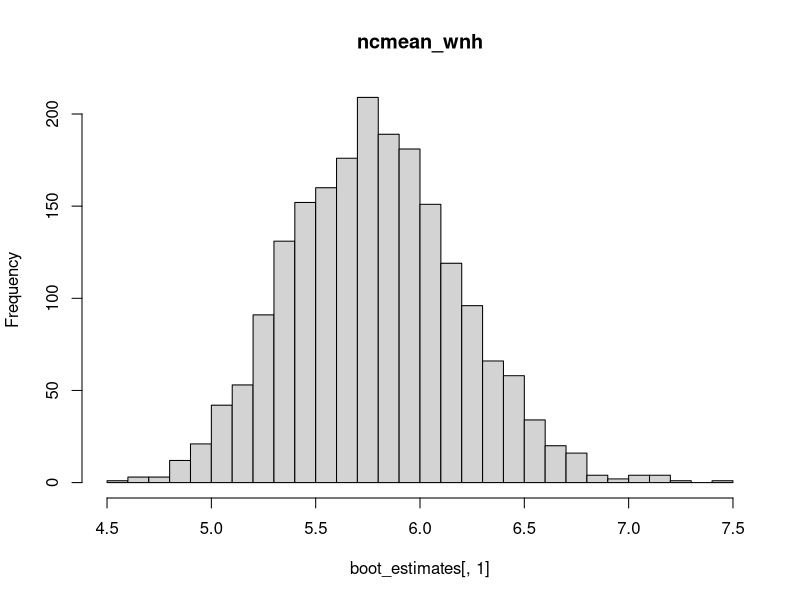
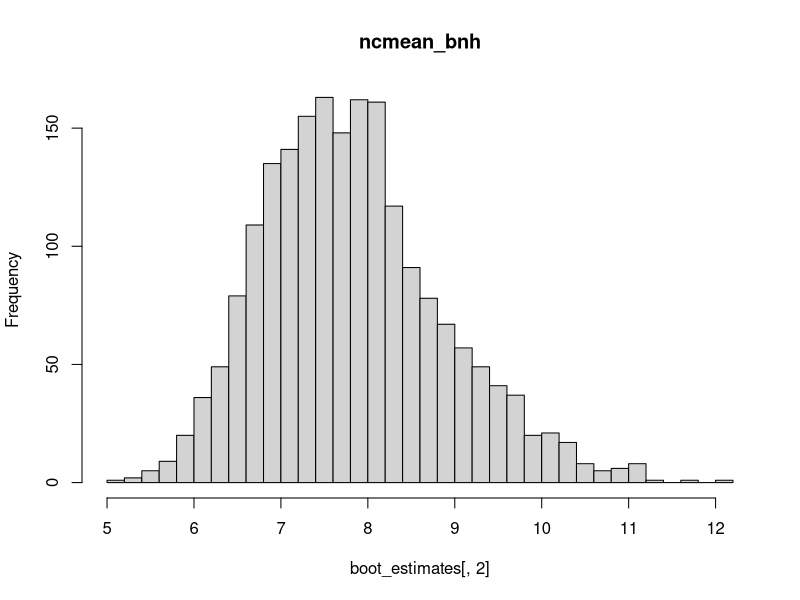
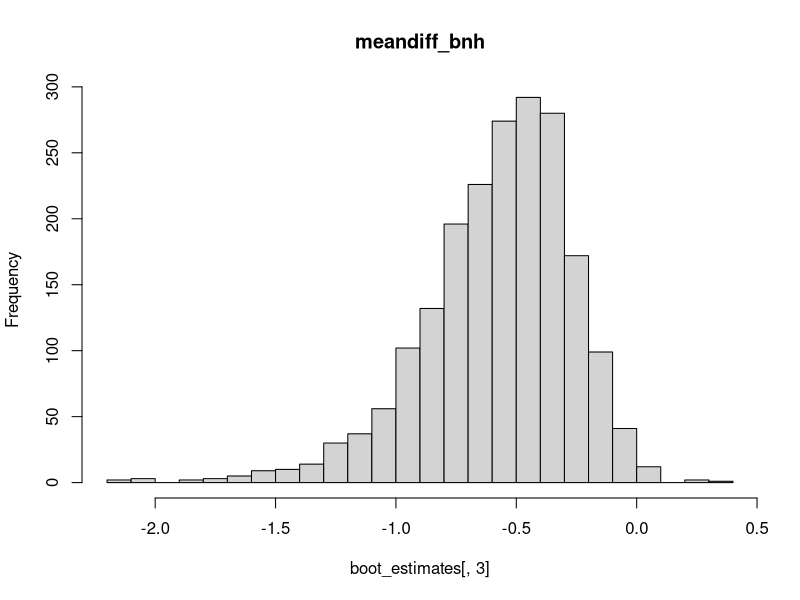
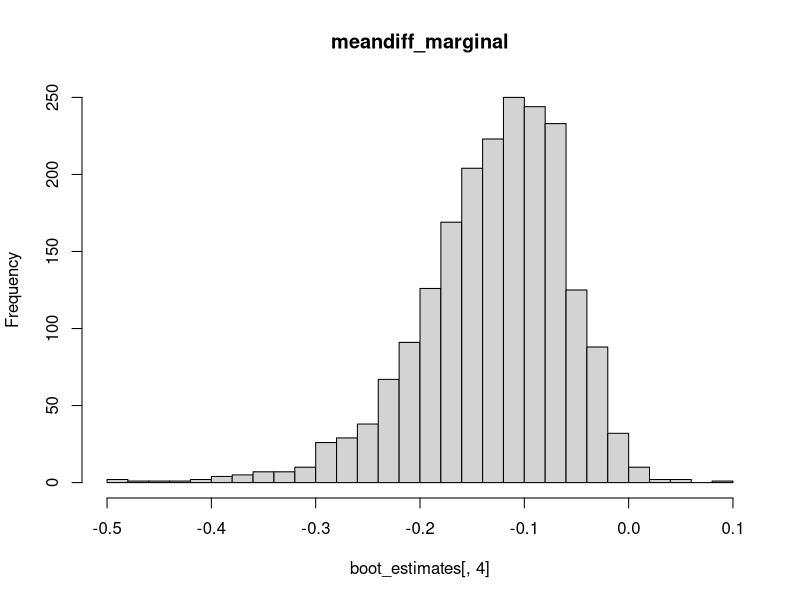
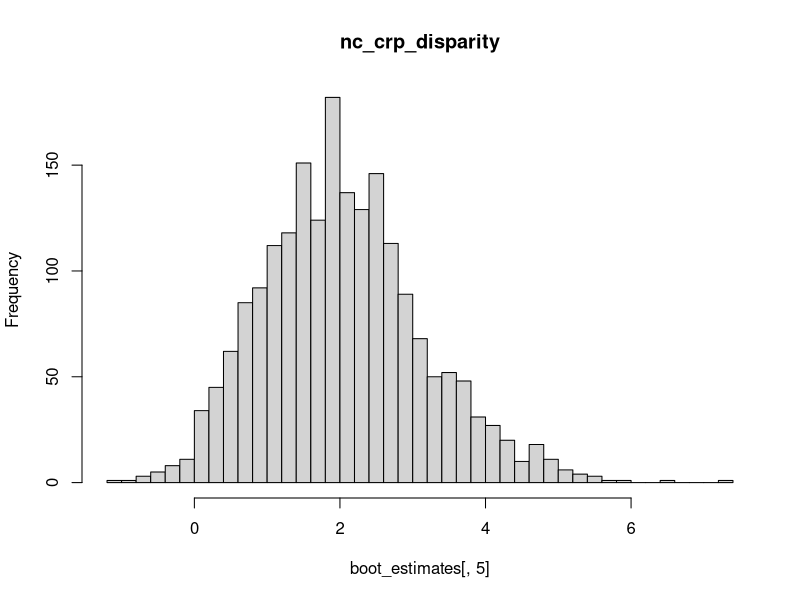
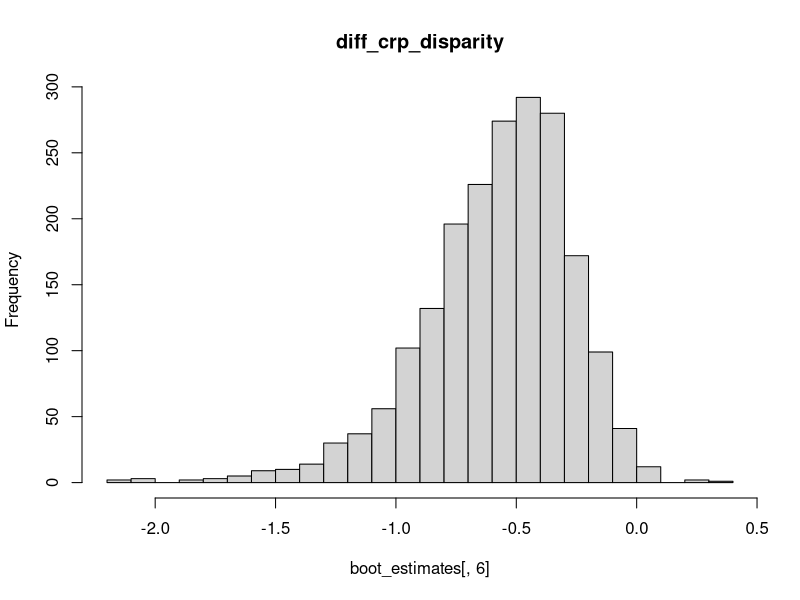

Here is the R script that generated these plots, in order:
######################################################################################################################
# Author: Alex Keil
# Program: g_computation.R
# Language: R
# Date: August 2022
# Project: Environmental justice bootcamp
# Description: Carry out g-computation analysis of a plasmode simulated dataset
#  to demonstrate a method for estimating impacts of exposure inequity. See
#  accompanying slides for details
#
# User notes: the only necessary change you will need to make is on line 21, 
#  where you will need to specify the path to the directory in which 
#  plasmode_data_nhanes.csv is stored
#
# Keywords: environmental justice, causal inference, disparities
# Released under the GNU General Public License: http://www.gnu.org/copyleft/gpl.html
######################################################################################################################

library(readr)
library(dplyr)
library(ggplot2)

# CHANGE ME TO A LOCAL PATH WHERE THE DATA ARE STORED
pth = "~/temp/ej/data/"
setwd(pth)


# select analytic variables (ignore NHANES weights for now)
dat <- read_csv("plasmode_data_nhanes.csv", show_col_types = FALSE)

##############################################################################
# Basic notes:
#  g-computation involves 2 primary steps: 
#    1) fitting models for the data
#    2) making predictions from those models
#  Many details go into those steps, which are given below. Sometimes I leave
#   in a few different options for accomplishing similar tasks in hopes that
#   this code can be adapted for different uses.
#
#  Please send questions or comments to alex.keil@nih.gov
# 
##############################################################################

##############################################################################
# Programming notes:
# Much of the computation occurs within custom made functions written below
#  This approach can hurt readability, but is useful for code useability
#  and adaptability to new problems. The alternative to just code everything
#  directly without functions is possible, but is more error prone and is
#  harder to adapt because every variable name would need to be changed to 
#  use on new data.
##############################################################################

##############################################################################
##############################################################################
# step 1: fit a model for the outcome
##############################################################################
##############################################################################

# r-style formula (linear function of exposures)
#  See nhanes descriptions of each of these variable names (2013-2014 data)
# https://wwwn.cdc.gov/Nchs/Nhanes/search/datapage.aspx?Component=Examination&CycleBeginYear=2013
# "lbxhscrp_plasmode" is a simulated outcome based on lbxhscrp
# "female" is obtained by simply subtracting 1 from the gender variable
# "dmdeduc2_alt" groups value 7 (uknown) with value 5 (college or above)
#   This was done for convenience rather than principle (but it was a single observation)
#   and can be considered a single imputation approach
form1 = lbxhscrp_plasmode ~ urxop1 + urxop2 + lbxbcd + lbxbpb +
  ridageyr + I(ridageyr^2) + 
  bmxbmi + I(bmxbmi^2) + lbxcot +
  factor(ridreth1)+
  factor(dmdeduc2_alt)+
  female
fit1 <- glm(form1, data=dat, family = gaussian())
summary(fit1)
##############################################################################
##############################################################################
# step 2: create "intervention" datasets to reflect the contrasts of interest
##############################################################################
##############################################################################

# natural course (no intervention) - possibly using large Monte Carlo sample (see note below in step 3)
#dat_nc = dat[sample(1:nrow(dat), size=50000, replace=TRUE),]
#dat_nc = do.call(rbind, replicate(100, dat, simplify=FALSE)) # alternative to reduce randomness: make many copies of the observed data
dat_nc = dat # for a linear model, this is actually all that is needed (which makes this code very fast)
# data in which Black non-Hispanic participants have same geometric mean as White non-Hispanic participants
##############################################################################
# Section notes:
# intervention method used here: "stochastic intervention"
#   post-intervention exposure based off of proportional change in the observed exposure
#  where the proportion is based on geometric mean ratios. An "intervention" 
#  in g-computation (for the time-fixed case) is a simple as creating a new
#  dataset with manipulated exposure values. Here, 4 exposures are manipulated in 
#  the dataset "dat_wnh_stochastic"
##############################################################################


# getting geometric means
geometric_mean = function(x,...) exp(mean(log(x),...))
# joint "intervention" on both exposures of interest: need to 
#  first identify geometric mean exposures for racial/ethnic groups of interest
geomean_wnh1 = with(dat[dat$ridreth1==3,], geometric_mean(urxop1))
geomean_bnh1 = with(dat[dat$ridreth1==4,], geometric_mean(urxop1))
geomean_wnh2 = with(dat[dat$ridreth1==3,], geometric_mean(urxop2))
geomean_bnh2 = with(dat[dat$ridreth1==4,], geometric_mean(urxop2))
geomean_wnhcd = with(dat[dat$ridreth1==3,], geometric_mean(lbxbcd))
geomean_bnhcd = with(dat[dat$ridreth1==4,], geometric_mean(lbxbcd))
geomean_wnhpb = with(dat[dat$ridreth1==3,], geometric_mean(lbxbpb))
geomean_bnhpb = with(dat[dat$ridreth1==4,], geometric_mean(lbxbpb))

dat_wnh_stochastic = dat_nc %>%
  mutate(
    urxop1 = case_when(
      # new exposure for Black NH participants is obtained by dividing the original exposure by the geometric mean ratio
      # improve identifiability by ensuring that intervention exposures are in the same support as the observed exposures (i.e. they have the same LOD)
      ridreth1 == 4 ~ pmax(urxop1 / (geomean_bnh1/geomean_wnh1), min(urxop1)),
      TRUE ~ urxop1
    ),
    urxop2 = case_when(
      ridreth1 == 4 ~ pmax(urxop2 / (geomean_bnh2/geomean_wnh2), min(urxop2)),
      TRUE ~ urxop2
    ),
    lbxbcd = case_when(
      ridreth1 == 4 ~ pmax(lbxbcd / (geomean_bnhcd/geomean_wnhcd), min(lbxbcd)),
      TRUE ~ lbxbcd
    ),
    lbxbpb = case_when(
      ridreth1 == 4 ~ pmax(lbxbpb / (geomean_bnhpb/geomean_wnhpb), min(lbxbpb)),
      TRUE ~ lbxbpb
    )
  )
# confirm geometric means are (nearly) the same across Black/White participants
geometric_mean(dat_wnh_stochastic[dat_wnh_stochastic$ridreth1==3,]$urxop1)
geometric_mean(dat_wnh_stochastic[dat_wnh_stochastic$ridreth1==4,]$urxop1)




##############################################################################
##############################################################################
# step 3: predict outcomes from original model using intervention data sets
##############################################################################
##############################################################################


##############################################################################
# Section notes: 
#  generally, we need Monte Carlo sample to get mean outcomes under intervention.
#  Here, that is not needed because the outcome is untransformed and a linear 
#  model is used, but code to carry out the MC sampling is given in the previous
#  section
#  
##############################################################################
set.seed(1232) # for replicability only: results in practical examples should be robust to the seed value
#errsd =  predict(fit1, se.fit=TRUE)$residual.scale
errsd =  0  # this is a programming trick to make it easy to adapt to using a Monte Carlo
            # sample if needed. Just comment out this line and uncomment the previous line
ncpreds =   (predict(fit1, newdat= dat_nc) +             rnorm(nrow(dat_nc),0, errsd))
int1preds = (predict(fit1, newdat= dat_wnh_stochastic) + rnorm(nrow(dat_nc),0,errsd))
# natural course mean should be similar to orignal mean (may differ some according to simulation error)
#mean(ncpreds)
#mean(dat$lbxhscrp_plasmode)

##############################################################################
##############################################################################
# step 4: effect measure point estimates
##############################################################################
##############################################################################

##############################################################################
# Section notes: 
#  This uses the model predictions to calculate a population averaged additive 
#  change in CRP upon modifying the exposure distribution of Black, 
#  non-Hispanic participants to marginally resemble the exposure distribution 
#  of the White non-Hispanic participants
##############################################################################
bnhidx <- which(dat_nc$ridreth1 == 4)
wnhidx <- which(dat_nc$ridreth1 == 3)
# effect among Black, non-Hispanic participants
ncmean_bnh <- mean(ncpreds[bnhidx])
ncmean_wnh <- mean(ncpreds[wnhidx])
meandiff_bnh <- mean(int1preds[bnhidx]) - mean(ncpreds[bnhidx])
# effect in the population after only intervening among Black, non-Hispanic participants
meandiff_marginal <- mean(int1preds) - mean(ncpreds)
(nc_crp_disparity <- ncmean_bnh - ncmean_wnh)
# this will be identical to meandiff_bnh when there is no intervention among the
#  White NH participants
diff_crp_disparity <- (mean(int1preds[bnhidx]) - mean(int1preds[wnhidx])) - (nc_crp_disparity)

  
##############################################################################
##############################################################################
# step 4: non-parametric bootstrap for confidence interval estimation
##############################################################################
##############################################################################

##############################################################################
# Section notes: 
#  This just repeats everything that was done above, but does so repeatedly.
#  An efficient (and less readible) way to write code for g-computation is
#  to start out with something like the "bootiter" function below, and
#  just apply it to your original data instead of bootstrap resamples.
#  As a side effect, that approach is less prone to bugs (so if you do
#  see differences between the bootstrap approach and steps 1-3 above,
#  it may be a bug)
##############################################################################

# a function to perform a g-computation analysis of a single bootstrap dataset
bootiter <- function (dat, modelform=form1){
  # resample with replacement
  bootdat <- dat[sample(1:nrow(dat), replace=TRUE),]
  # if using MC sampling, use one of the two following lines instead of just setting dat_nc_boot = bootdat
  #dat_nc_boot = bootdat[sample(1:nrow(bootdat), size=50000, replace=TRUE),]
  #dat_nc_boot = do.call(rbind, replicate(100, bootdat, simplify=FALSE))
  dat_nc_boot = bootdat
  # fit model
  fitboot <- glm(modelform, data=bootdat, family = gaussian())
  # joint "intervention" on both exposures of interest
  # re-estimate geometric means (implies slightly different intervention,
  #  which accounts for the uncertainty in the intervention based on 
  #  sampling variability)
  geomean_wnh1 =  with(bootdat[bootdat$ridreth1==3,], geometric_mean(urxop1))
  geomean_bnh1 =  with(bootdat[bootdat$ridreth1==4,], geometric_mean(urxop1))
  geomean_wnh2 =  with(bootdat[bootdat$ridreth1==3,], geometric_mean(urxop2))
  geomean_bnh2 =  with(bootdat[bootdat$ridreth1==4,], geometric_mean(urxop2))
  geomean_wnhcd = with(bootdat[bootdat$ridreth1==3,], geometric_mean(lbxbcd))
  geomean_bnhcd = with(bootdat[bootdat$ridreth1==4,], geometric_mean(lbxbcd))
  geomean_wnhpb = with(bootdat[bootdat$ridreth1==3,], geometric_mean(lbxbpb))
  geomean_bnhpb = with(bootdat[bootdat$ridreth1==4,], geometric_mean(lbxbpb))
  
  dat_wnh_stochastic_boot = dat_nc_boot %>%
    mutate(
      urxop1 = case_when(
        ridreth1 == 4 ~ pmax(urxop1 / (geomean_bnh1/geomean_wnh1), min(urxop1)),
        TRUE ~ urxop1
      ),
      urxop2 = case_when(
        ridreth1 == 4 ~ pmax(urxop2 / (geomean_bnh2/geomean_wnh2), min(urxop2)),
        TRUE ~ urxop2
      ),
      lbxbcd = case_when(
        ridreth1 == 4 ~ pmax(lbxbcd / (geomean_bnhcd/geomean_wnhcd), min(lbxbcd)),
        TRUE ~ lbxbcd
      ),
      lbxbpb = case_when(
        ridreth1 == 4 ~ pmax(lbxbpb / (geomean_bnhpb/geomean_wnhpb), min(lbxbpb)),
        TRUE ~ lbxbpb
      )
    )
  #ncpreds_boot = predict(fit1, newdat= bootdat)
  #int1preds_boot = predict(fit1, newdat= dat_wnh_stochastic_boot)
  #errboot = predict(fitboot, se.fit=TRUE)$residual.scale
  errboot = 0
  ncpreds_boot = (predict(fitboot, newdat= dat_nc_boot) + rnorm(nrow(dat_nc_boot),0, errboot))
  int1preds_boot = (predict(fitboot, newdat= dat_wnh_stochastic_boot) + rnorm(nrow(dat_nc_boot),0, errboot))
  #
  bnhidx <- which(dat_nc_boot$ridreth1 == 4)
  wnhidx <- which(dat_nc_boot$ridreth1 == 3)
  # effect among Black, non-Hispanic participants
  ncmean_bnh <- mean(ncpreds_boot[bnhidx])
  ncmean_wnh <- mean(ncpreds_boot[wnhidx])
  meandiff_bnh <- mean(int1preds_boot[bnhidx]) - mean(ncpreds_boot[bnhidx])
  # effect in the population after only intervening among Black, non-Hispanic participants
  meandiff_marginal <- mean(int1preds_boot) - mean(ncpreds_boot)
  nc_crp_disparity <- mean(ncpreds_boot[bnhidx]) - mean(ncpreds_boot[wnhidx])
  diff_crp_disparity <- (mean(int1preds_boot[bnhidx]) - mean(int1preds_boot[wnhidx])) - (nc_crp_disparity)
  c(ncmean_wnh=ncmean_wnh, 
    ncmean_bnh=ncmean_bnh, 
    meandiff_bnh=meandiff_bnh,
    meandiff_marginal=meandiff_marginal, 
    nc_crp_disparity=nc_crp_disparity,
    diff_crp_disparity = diff_crp_disparity
    )
}

# a wrapper function that just runs the bootstrap analysis on a bunch of datasets
# and compiles the results into a matrix
dobootstrap <- function(dat, numboots=2000){
  resList = list()
  for(iter in 1:numboots){
    if((iter %% 100)==0) cat(".")
    resList[[iter]] = bootiter(dat, modelform=form1)
  }
  cat("\n")
  do.call(rbind, resList)
}


# now run the bootstrap in a loop (there are often more efficient ways, but this is clearer)
set.seed(1232)
boot_estimates = dobootstrap(dat, numboots=2000)
# a matrix of bootstrap results: column 1 is "meandiff_bnh" and column 2 is "meandiff_marginal"


# a few check on the bootstrap iterations before believing them
# check for bias in bootstrap results, if so, use bias corrected bootstrap
(point_estimates <- c(ncmean_wnh, ncmean_bnh, meandiff_bnh, meandiff_marginal, nc_crp_disparity, diff_crp_disparity)) # point estimates
(bootmeans <- apply(boot_estimates, 2, mean))            # bootstrap means
(bootbias <- bootmeans-point_estimates)

# check for skewness in bootstrap results, if so, consider using bias-corrected, accelerated bootstrap (can be tricky to implement, so it's out of scope here)
hist(boot_estimates[,1], breaks=30, main=colnames(boot_estimates)[1])
hist(boot_estimates[,2], breaks=30, main=colnames(boot_estimates)[2])
hist(boot_estimates[,3], breaks=30, main=colnames(boot_estimates)[3])
hist(boot_estimates[,4], breaks=30, main=colnames(boot_estimates)[4])
hist(boot_estimates[,5], breaks=30, main=colnames(boot_estimates)[5])
hist(boot_estimates[,6], breaks=30, main=colnames(boot_estimates)[6])

# a function with 3 methods for calculating bootstrap confidence intervals:
#  percentile based, bias-corrected percentile based, and normality based
#  Typically, bias-corrected percentile based will be most general and useful
bootstrap_ci <- function(pointestimates, bootestimates, alpha=0.05){
  nvars = length(pointestimates)
  pbootlessthanE <- numeric(nvars)
  for(i in 1:nvars){
    # bias on the cumulative distribution function basis (assuming normality)
    pbootlessthanE[i] = mean(bootestimates[,i] < pointestimates[i])
  }
  W = qnorm(pbootlessthanE, mean = 0, sd = 1)
  oldq = c(alpha/2, 1-alpha/2)
  z_old = qnorm(oldq)
  newq = cbind(pnorm(z_old[1] + W*2),pnorm(z_old[2] + W*2)) # quantiles of bootstrap distribution to use to yield unbiased intervals
  percentile_intervals = matrix(nrow=nvars, ncol=2)
  bc_intervals = matrix(nrow=nvars, ncol=2)
  norm_intervals = matrix(nrow=nvars, ncol=2)
  dimnames(percentile_intervals)[2] = list(c("LCI_pctl", "UCI_pctl"))
  dimnames(bc_intervals)[2] = list(c("LCI_bcpctl", "UCI_bcpctl"))
  dimnames(norm_intervals)[2] = list(c("LCI_normal", "UCI_normal"))
  stderr = apply(bootestimates, 2, sd)
  for(i in 1:nvars){
    percentile_intervals[i,] = quantile(bootestimates[,i], oldq)
    bc_intervals[i,] = quantile(bootestimates[,i], newq[i,])
    norm_intervals[i,] = pointestimates[i] + z_old* stderr[i]
  }
  list(Std.Err=stderr,bc_intervals=bc_intervals, percentile_intervals=percentile_intervals, norm_intervals=norm_intervals)
}


bootci_estimates = bootstrap_ci(pointestimates = point_estimates, bootestimates=boot_estimates)

# a function to compile bootstrap results with original estimates and print them nicely
printEffectEstimates <- function(pointestimates, bootciestimates){
  se = bootciestimates$Std.Err
  pval = 2-2*pnorm(abs(pointestimates/se))
  printCoefmat(cbind(Estimate=pointestimates, Std.Err=se, 
                     do.call(cbind, bootciestimates[-c(1)]), `Pr(>|z|)`=pval), 
               signif.stars = FALSE)
}

##############################################################################
# print final estimates
##############################################################################

printEffectEstimates(
  pointestimates = point_estimates, 
  bootciestimates = bootci_estimates
  )

  
  